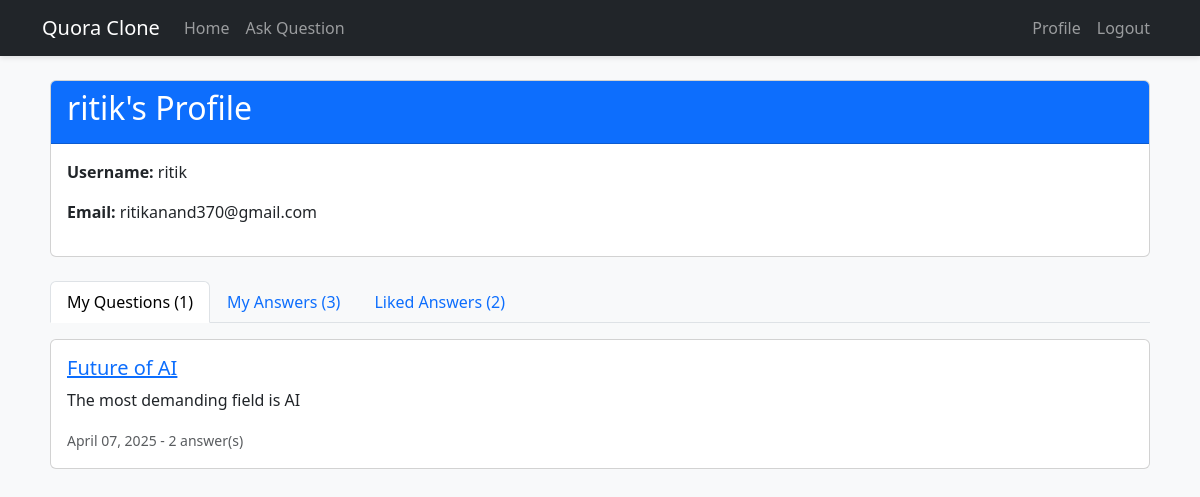
/profile/ (signed in), run on the app's committed database.
### qa_app/models.py (models this page shows, shortened)
class Question(models.Model):
    user = models.ForeignKey(User, on_delete=models.CASCADE)
    title = models.CharField(max_length=200)
    content = models.TextField()
    created_at = models.DateTimeField(default=timezone.now)
    class Meta:
        ordering = ['-created_at']

### qa_app/views.py (the view)
# urls.py: path('profile/', views.profile, name='profile'),
@login_required
def profile(request):
    user_questions = Question.objects.filter(user=request.user)
    user_answers = Answer.objects.filter(user=request.user)
    liked_answers = Answer.objects.filter(likes=request.user)
    context = {
        'user_questions': user_questions,
        'user_answers': user_answers,
        'liked_answers': liked_answers
    }
    return render(request, 'qa_app/profile.html', context)

### qa_app/templates/qa_app/profile.html (shortened to what this page needs)
{% extends "qa_app/base.html" %}
{% block content %}
<div class="card mb-4">
    <div class="card-header bg-primary text-white">
        <h2 class="card-title">{{ user.username }}'s Profile</h2>
    </div>
    <div class="card-body">
        <p><strong>Username:</strong> {{ user.username }}</p>
        <p><strong>Email:</strong> {{ user.email }}</p>
    </div>
</div>
<div class="row">
    <div class="col-md-12">
        <ul class="nav nav-tabs" id="profileTabs" role="tablist">
            <li class="nav-item" role="presentation">
                <button class="nav-link active" id="questions-tab" data-bs-toggle="tab" data-bs-target="#questions" type="button" role="tab">
                    My Questions ({{ user_questions.count }})
                </button>
            </li>
            <li class="nav-item" role="presentation">
                <button class="nav-link" id="answers-tab" data-bs-toggle="tab" data-bs-target="#answers" type="button" role="tab">
                    My Answers ({{ user_answers.count }})
                </button>
            </li>
            <li class="nav-item" role="presentation">
                <button class="nav-link" id="likes-tab" data-bs-toggle="tab" data-bs-target="#likes" type="button" role="tab">
                    Liked Answers ({{ liked_answers.count }})
                </button>
            </li>
        </ul>
        <div class="tab-content pt-3" id="profileTabsContent">
            <div class="tab-pane fade show active" id="questions" role="tabpanel">
                {% if user_questions %}
                    {% for question in user_questions %}
                    <div class="card mb-3">
                        <div class="card-body">
                            <h5 class="card-title">
                                <a href="{% url 'question_detail' question.pk %}">{{ question.title }}</a>
                            </h5>
                            <p class="card-text">{{ question.content|truncatewords:30 }}</p>
                            <div class="text-muted">
                                <small>{{ question.created_at|date:"F d, Y" }} - {{ question.answers.count }} answer(s)</small>
                            </div>
                        </div>
                    </div>
                    {% endfor %}
                {% else %}
                    <div class="alert alert-secondary">
                        You haven't asked any questions yet.
                    </div>
                {% endif %}
            </div>
        </div>
    </div>
</div>
{% endblock %}

### qa_app/templates/qa_app/base.html (style rules this page uses)
body { padding-top: 60px; background-color: #f8f9fa; }

### data on the page
Question: title "Future of AI", content "The most demanding field is AI", created_at "April 07, 2025", answers.count "2"

### other printed values
{{ user.username }} "ritik"
{{ user.email }} "ritikanand370@gmail.com"
{{ user_questions.count }} "1"
{{ user_answers.count }} "3"
{{ liked_answers.count }} "2"
